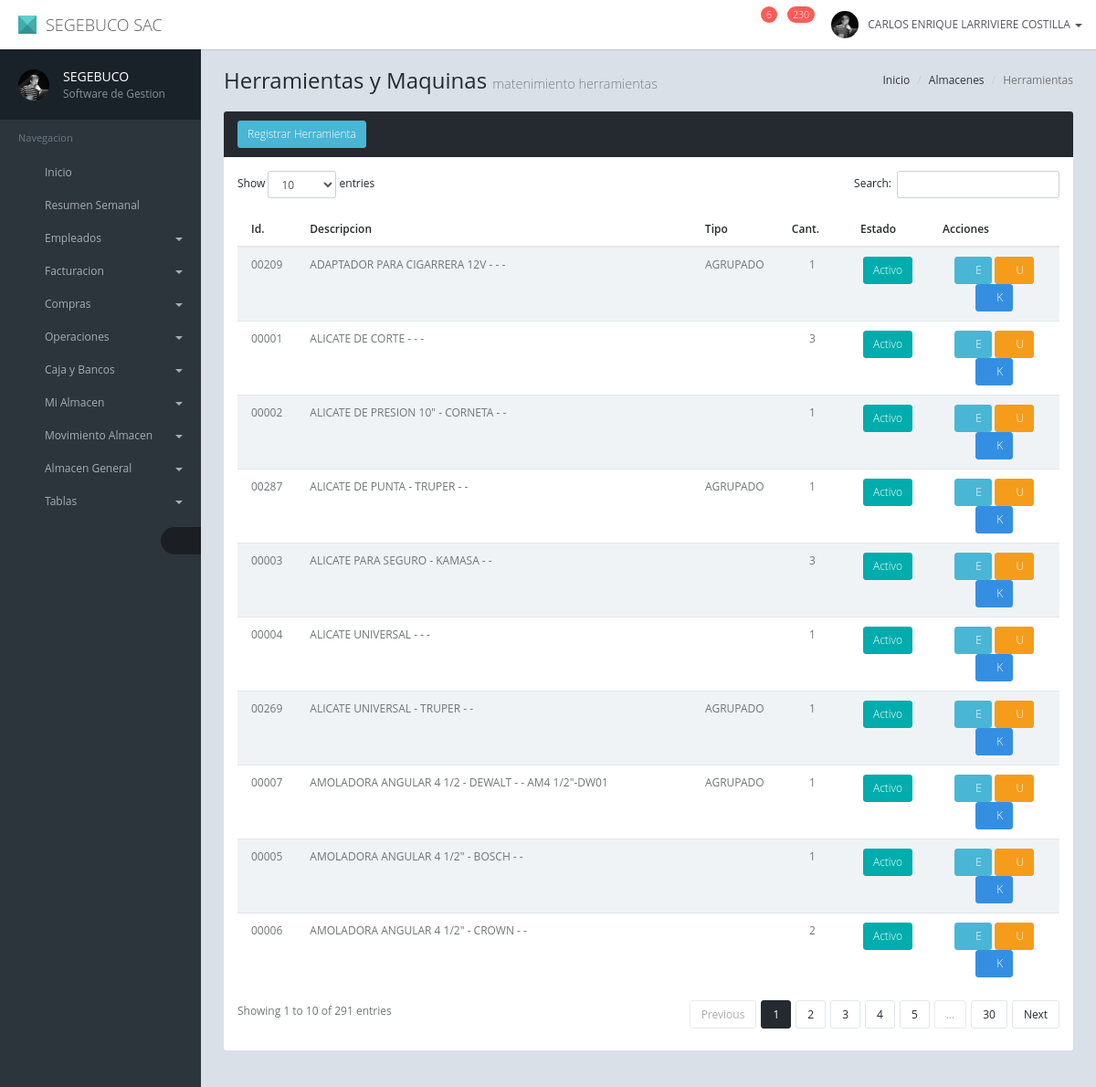
The page /intranet/old/ver_herramientas.php (signed in) on the database its author committed.
### tables this page shows
CREATE TABLE `colaborador` (
  `id` int(4) NOT NULL,
  `dni` char(8) NOT NULL,
  `nombres` varchar(45) NOT NULL,
  `ape_pat` varchar(45) NOT NULL,
  `ape_mat` varchar(45) NOT NULL,
  `direccion` varchar(150) NOT NULL,
  `email` varchar(150) NOT NULL,
  `fecha_nacimiento` date NOT NULL,
  `telefono1` char(10) NOT NULL,
  `telefono2` char(10) NOT NULL,
  `grado_estudios` int(2) NOT NULL,
  `profesion` varchar(150) NOT NULL,
  `cargo` int(4) NOT NULL,
  `categoria` int(1) NOT NULL,
  `jornal_dia` float(5,2) NOT NULL,
  `estado_civil` int(1) NOT NULL,
  `imagen` varchar(15) NOT NULL,
  `curriculum` varchar(20) NOT NULL,
  `archivo_dni` varchar(20) NOT NULL,
  `estado` char(1) NOT NULL
);

CREATE TABLE `herramientas` (
  `idherramientas` int(11) NOT NULL,
  `descripcion` varchar(245) DEFAULT NULL,
  `marca` varchar(45) DEFAULT NULL,
  `modelo` varchar(45) DEFAULT NULL,
  `serie` varchar(45) DEFAULT NULL,
  `und_medida` int(2) NOT NULL,
  `caracteristicas` text,
  `img` char(25) DEFAULT NULL,
  `precio` double(12,4) DEFAULT NULL,
  `ctotal` int(4) NOT NULL,
  `tipo` int(1) NOT NULL,
  `estado` char(1) NOT NULL DEFAULT '0'
);

### intranet/old/class/cl_empleado.php (called while the page is built, shortened)
<?php
include 'cl_conectar.php';
class cl_empleado {
    private $codigo;
    private $nombres;
    private $paterno;
    private $materno;
    function getNombres() {
        return $this->nombres;
    }
    function getPaterno() {
        return $this->paterno;
    }
    function getMaterno() {
        return $this->materno;
    }
    function setCodigo($codigo) {
        $this->codigo = $codigo;
    }
    function obtener_datos() {
        $existe = false;
        global $conn;
        $consulta = "select * from colaborador where id = '" . $this->codigo . "'";
        $respuesta = $conn->query($consulta);
        if ($respuesta->num_rows > 0) {
            while ($fila = $respuesta->fetch_assoc()) {
                $existe = true;
                $this->nombres = $fila['nombres'];
                $this->paterno = $fila['ape_pat'];
                $this->materno = $fila['ape_mat'];
                $this->materno = $fila['ape_mat'];
            }
        }
        return $existe;
    }
}

### intranet/old/class/cl_herramientas.php (called while the page is built, shortened)
<?php
include 'cl_conectar.php';
class cl_herramientas {
    function ver_herramientas() {
        global $conn;
        $query = "select idherramientas, concat (descripcion, ' - ', marca, ' - ', modelo, ' - ', serie) as descripcion, precio, tipo, ctotal, estado "
                . "from herramientas";
        $resultado = $conn->query($query);
        $fila = $resultado->fetch_all(MYSQLI_ASSOC);
        return $fila;
    }
}

### intranet/old/class/cl_varios.php (called while the page is built, shortened)
<?php
class cl_varios {
    function zerofill($valor, $longitud) {
        $res = str_pad($valor, $longitud, '0', STR_PAD_LEFT);
        return $res;
    }
}

### intranet/old/ver_herramientas.php (the view, shortened to what this page needs)
<?php
require 'class/cl_herramientas.php';
require 'class/cl_varios.php';
$cl_herramientas = new cl_herramientas();
$cl_varios = new cl_varios();
?>
<!DOCTYPE html>
<html lang="es">
    <head>
        <link href="assets/plugins/jquery-ui/themes/base/minified/jquery-ui.min.css" rel="stylesheet" />
        <link href="assets/plugins/bootstrap/css/bootstrap.min.css" rel="stylesheet" />
        <link href="assets/plugins/font-awesome/css/font-awesome.min.css" rel="stylesheet" />
        <link href="assets/css/animate.min.css" rel="stylesheet" />
        <link href="assets/css/style.min.css" rel="stylesheet" />
        <link href="assets/css/style-responsive.min.css" rel="stylesheet" />
        <link href="assets/css/theme/default.css" rel="stylesheet" id="theme" />
        <link href="assets/plugins/DataTables/media/css/dataTables.bootstrap.min.css" rel="stylesheet" />
        <link href="assets/plugins/DataTables/extensions/Responsive/css/responsive.bootstrap.min.css" rel="stylesheet" />
    </head>
    <body>
        <div id="page-container" class="page-container fade page-sidebar-fixed page-header-fixed">
            <?php include 'includes/header.php'; ?>
            <?php include 'includes/sidebar.php'; ?>
            <div id="content" class="content">
                <ol class="breadcrumb pull-right">
                    <li><a href="javascript:;">Inicio</a></li>
                    <li><a href="javascript:;">Almacenes</a></li>
                    <li class="active">Herramientas</li>
                </ol>
                <h1 class="page-header">Herramientas y Maquinas <small>matenimiento herramientas</small></h1>
                <div class="row">
                    <div class="col-md-12">
                        <div class="panel panel-inverse">
                            <div class="panel-heading">
                                <a href="reg_herramienta.php" class="btn btn-info btn-sm" >Registrar Herramienta</a>
                            </div>
                            <div class="panel-body">
                                <table id="tabla_empleados" class="table table-striped">
                                    <thead>
                                        <tr>
                                            <th>Id.</th>
                                            <th>Descripcion</th>
                                            <th>Tipo</th>
                                            <th>Cant.</th>
                                            <th>Estado</th>
                                            <th>Acciones</th>
                                        </tr>
                                    </thead>
                                    <tbody>
                                        <?php
                                        $a_herramientas = $cl_herramientas->ver_herramientas();
                                        foreach ($a_herramientas as $value) {
                                            $tipo = $value['tipo'];
                                            if ($tipo == 1) {
                                                $nombre_tipo = "AGRUPADO";
                                            }
                                            $estado = $value['estado'];
                                            if ($estado == 0) {
                                                $vestado = '<span class="btn btn-warning btn-sm">sin uso</span>';
                                            }
                                            if ($estado == 1) {
                                                $vestado = '<span class="btn btn-success btn-sm">Activo</span>';
                                            }
                                            ?>
                                            <tr class="odd gradeX">
                                                <td class="text-center"><?php echo $cl_varios->zerofill($value['idherramientas'], 5) ?></td>
                                                <td><?php echo $value['descripcion'] ?></td>
                                                <td class="text-center"><?php echo $nombre_tipo ?></td>
                                                <td class="text-center"><?php echo $value['ctotal'] == 0 ? '-' : $value['ctotal'] ?></td>
                                                <td class="text-center"><?php echo $vestado ?></td>
                                                <td class="text-center">
                                                    <a href="mod_herramientas.php?codigo=<?php echo $value['idherramientas']?>" class="btn btn-info btn-sm"><i class="fa fa-edit"></i> E</a>
                                                    <a onclick="mostrarUbicacion(<?php echo $value['idherramientas']?>)" href="#modal-ubicar" data-toggle="modal" class="btn btn-warning btn-sm"><i class="fa fa-location-arrow"></i> U</a>
                                                    <a href="ver_kardex_herramientas.php?herramienta=<?php echo $value['idherramientas']?>" class="btn btn-primary btn-sm"><i class="fa fa-bars"></i> K</a>
                                                </td>
                                            </tr>
                                            <?php
                                        }
                                        ?>
                                    </tbody>
                                </table>
                            </div>
                        </div>
                    </div>
                </div>
            </div>
        </div>
    </body>
</html>

### intranet/old/includes/header.php (shortened to what this page needs)
<?php
require_once 'class/cl_almacen.php';
require_once 'class/cl_empleado.php';
$cl_uempleado = new cl_empleado();
$cl_uempleado->setCodigo($_SESSION["empleado"]);
$cl_uempleado->obtener_datos();
$a_cumpleanos = $_SESSION['cumpleanos'];
$a_notificacion = $_SESSION['notificaciones'];
?>
<div id="header" class="header navbar navbar-default navbar-fixed-top">
    <div class="container-fluid">
        <div class="navbar-header">
            <a href="index.php" class="navbar-brand"><span class="navbar-logo"></span> SEGEBUCO SAC</a>
        </div>
        <ul class="nav navbar-nav navbar-right">
            <li class="dropdown">
                <a href="javascript:;" data-toggle="dropdown" class="dropdown-toggle f-s-14">
                    <i class="fa fa-bell-o"></i>
                    <span class="label"><?php echo count($a_cumpleanos) ?></span>
                </a>
            </li>
            <li class="dropdown">
                <a href="javascript:;" data-toggle="dropdown" class="dropdown-toggle f-s-14">
                    <i class="fa fa-bell-o"></i>
                    <span class="label"><?php echo count($a_notificacion) ?></span>
                </a>
            </li>
            <li class="dropdown navbar-user">
                <a href="javascript:;" class="dropdown-toggle" data-toggle="dropdown">
                    <img src="assets/img/user-13.jpg" alt="" />
                    <span class="hidden-xs"><?php echo $cl_uempleado->getNombres() . ' ' . $cl_uempleado->getPaterno() . ' ' . $cl_uempleado->getMaterno() ?></span> <b class="caret"></b>
                </a>
            </li>
        </ul>
    </div>
</div>

### intranet/old/assets/css/theme/default.css (style rules this page uses)
.navbar-logo, .coming-soon .brand .logo, .login .login-header .brand .logo { border-color: #4DCACA #31A3A3 #1D8888; }

### rows shown on the page
colaborador: nombres "CARLOS ENRIQUE", ape_pat "LARRIVIERE", ape_mat "COSTILLA"
herramientas: $cl_varios->zerofill($value['idherramientas'], 5) "00001", descripcion "ALICATE DE CORTE - - -", ctotal "3", shows "Activo"
herramientas: idherramientas "00002", descripcion "ALICATE DE PRESION 10\" - CORNETA - -", ctotal "1", estado "Activo"
herramientas: idherramientas "00003", descripcion "ALICATE PARA SEGURO - KAMASA - -", ctotal "3", estado "Activo"
herramientas: idherramientas "00004", descripcion "ALICATE UNIVERSAL - - -", ctotal "1", estado "Activo"
herramientas: idherramientas "00005", descripcion "AMOLADORA ANGULAR 4 1/2\" - BOSCH - -", ctotal "1", estado "Activo"
herramientas: idherramientas "00006", descripcion "AMOLADORA ANGULAR 4 1/2\" - CROWN - -", ctotal "2", estado "Activo"
herramientas: idherramientas "00007", descripcion "AMOLADORA ANGULAR 4 1/2 - DEWALT - - AM4 1/2\"-DW01", tipo "AGRUPADO", ctotal "1", estado "Activo"
herramientas: idherramientas "00209", descripcion "ADAPTADOR PARA CIGARRERA 12V - - -", ctotal "1", estado "Activo"
herramientas: tipo "AGRUPADO"
herramientas: idherramientas "00269", descripcion "ALICATE UNIVERSAL - TRUPER - -", ctotal "1", estado "Activo"
herramientas: tipo "AGRUPADO"
herramientas: idherramientas "00287", descripcion "ALICATE DE PUNTA - TRUPER - -", ctotal "1", estado "Activo"
herramientas: tipo "AGRUPADO"

### other values the page prints
count($a_cumpleanos) "6"
count($a_notificacion) "230"
